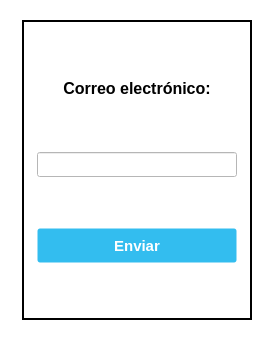
<?xml version="1.0" encoding="UTF-8"?>
<ui version="4.0">
 <class>ForgetPass_Window</class>
 <widget class="QMainWindow" name="ForgetPass_Window">
  <property name="geometry">
   <rect>
    <x>0</x>
    <y>0</y>
    <width>275</width>
    <height>340</height>
   </rect>
  </property>
  <property name="sizePolicy">
   <sizepolicy hsizetype="MinimumExpanding" vsizetype="Preferred">
    <horstretch>0</horstretch>
    <verstretch>0</verstretch>
   </sizepolicy>
  </property>
  <property name="maximumSize">
   <size>
    <width>275</width>
    <height>340</height>
   </size>
  </property>
  <property name="windowTitle">
   <string>ERP EIPSA</string>
  </property>
  <property name="windowIcon">
   <iconset>
    <normaloff>//nas01/DATOS/Comunes/EIPSA-ERP/icon.ico</normaloff>//nas01/DATOS/Comunes/EIPSA-ERP/icon.ico</iconset>
  </property>
  <property name="autoFillBackground">
   <bool>false</bool>
  </property>
  <property name="styleSheet">
   <string notr="true">QWidget {
background-color: rgb(255, 255, 255);
}

.QFrame {
	border: 2px solid black;
}</string>
  </property>
  <property name="toolButtonStyle">
   <enum>Qt::ToolButtonIconOnly</enum>
  </property>
  <widget class="QWidget" name="centralwidget">
   <property name="enabled">
    <bool>true</bool>
   </property>
   <property name="sizePolicy">
    <sizepolicy hsizetype="Fixed" vsizetype="Fixed">
     <horstretch>0</horstretch>
     <verstretch>0</verstretch>
    </sizepolicy>
   </property>
   <property name="autoFillBackground">
    <bool>false</bool>
   </property>
   <layout class="QGridLayout" name="gridLayout_2">
    <item row="0" column="0" alignment="Qt::AlignHCenter">
     <widget class="QFrame" name="frame">
      <property name="minimumSize">
       <size>
        <width>230</width>
        <height>300</height>
       </size>
      </property>
      <property name="maximumSize">
       <size>
        <width>230</width>
        <height>300</height>
       </size>
      </property>
      <property name="styleSheet">
       <string notr="true"/>
      </property>
      <property name="frameShape">
       <enum>QFrame::Box</enum>
      </property>
      <property name="frameShadow">
       <enum>QFrame::Raised</enum>
      </property>
      <layout class="QVBoxLayout" name="verticalLayout">
       <item alignment="Qt::AlignHCenter">
        <widget class="QLabel" name="label_email_forgetpass">
         <property name="enabled">
          <bool>true</bool>
         </property>
         <property name="sizePolicy">
          <sizepolicy hsizetype="Maximum" vsizetype="Maximum">
           <horstretch>0</horstretch>
           <verstretch>0</verstretch>
          </sizepolicy>
         </property>
         <property name="minimumSize">
          <size>
           <width>200</width>
           <height>25</height>
          </size>
         </property>
         <property name="maximumSize">
          <size>
           <width>200</width>
           <height>25</height>
          </size>
         </property>
         <property name="font">
          <font>
           <pointsize>12</pointsize>
           <bold>true</bold>
          </font>
         </property>
         <property name="text">
          <string>Correo electrónico:</string>
         </property>
         <property name="alignment">
          <set>Qt::AlignCenter</set>
         </property>
        </widget>
       </item>
       <item alignment="Qt::AlignHCenter">
        <widget class="QLineEdit" name="email_forgetpass">
         <property name="enabled">
          <bool>true</bool>
         </property>
         <property name="sizePolicy">
          <sizepolicy hsizetype="Maximum" vsizetype="Fixed">
           <horstretch>0</horstretch>
           <verstretch>0</verstretch>
          </sizepolicy>
         </property>
         <property name="minimumSize">
          <size>
           <width>200</width>
           <height>25</height>
          </size>
         </property>
         <property name="maximumSize">
          <size>
           <width>200</width>
           <height>25</height>
          </size>
         </property>
         <property name="font">
          <font>
           <pointsize>10</pointsize>
          </font>
         </property>
         <property name="alignment">
          <set>Qt::AlignCenter</set>
         </property>
        </widget>
       </item>
       <item alignment="Qt::AlignHCenter">
        <widget class="QPushButton" name="send_forgetpass">
         <property name="enabled">
          <bool>true</bool>
         </property>
         <property name="sizePolicy">
          <sizepolicy hsizetype="Maximum" vsizetype="Maximum">
           <horstretch>0</horstretch>
           <verstretch>0</verstretch>
          </sizepolicy>
         </property>
         <property name="minimumSize">
          <size>
           <width>200</width>
           <height>35</height>
          </size>
         </property>
         <property name="maximumSize">
          <size>
           <width>200</width>
           <height>35</height>
          </size>
         </property>
         <property name="font">
          <font>
           <pointsize>-1</pointsize>
           <bold>true</bold>
           <underline>false</underline>
           <strikeout>false</strikeout>
          </font>
         </property>
         <property name="styleSheet">
          <string notr="true">QPushButton {
background-color: #33bdef;
  border: 1px solid transparent;
  border-radius: 3px;
  color: #fff;
  font-family: -apple-system,system-ui,&quot;Segoe UI&quot;,&quot;Liberation Sans&quot;,sans-serif;
  font-size: 15px;
  font-weight: 800;
  line-height: 1.15385;
  margin: 0;
  outline: none;
  padding: 8px .8em;
  text-align: center;
  text-decoration: none;
  vertical-align: baseline;
  white-space: nowrap;
}

QPushButton:hover {
	background-color: #019ad2;
	border-color: rgb(0, 0, 0);
}

QPushButton:pressed {
	background-color: rgb(1, 140, 190);
	border-color: rgb(255, 255, 255);
}</string>
         </property>
         <property name="text">
          <string>Enviar</string>
         </property>
         <property name="autoDefault">
          <bool>true</bool>
         </property>
        </widget>
       </item>
      </layout>
     </widget>
    </item>
   </layout>
  </widget>
  <widget class="QMenuBar" name="menubar">
   <property name="enabled">
    <bool>true</bool>
   </property>
   <property name="geometry">
    <rect>
     <x>0</x>
     <y>0</y>
     <width>275</width>
     <height>22</height>
    </rect>
   </property>
  </widget>
 </widget>
 <resources/>
 <connections/>
</ui>
